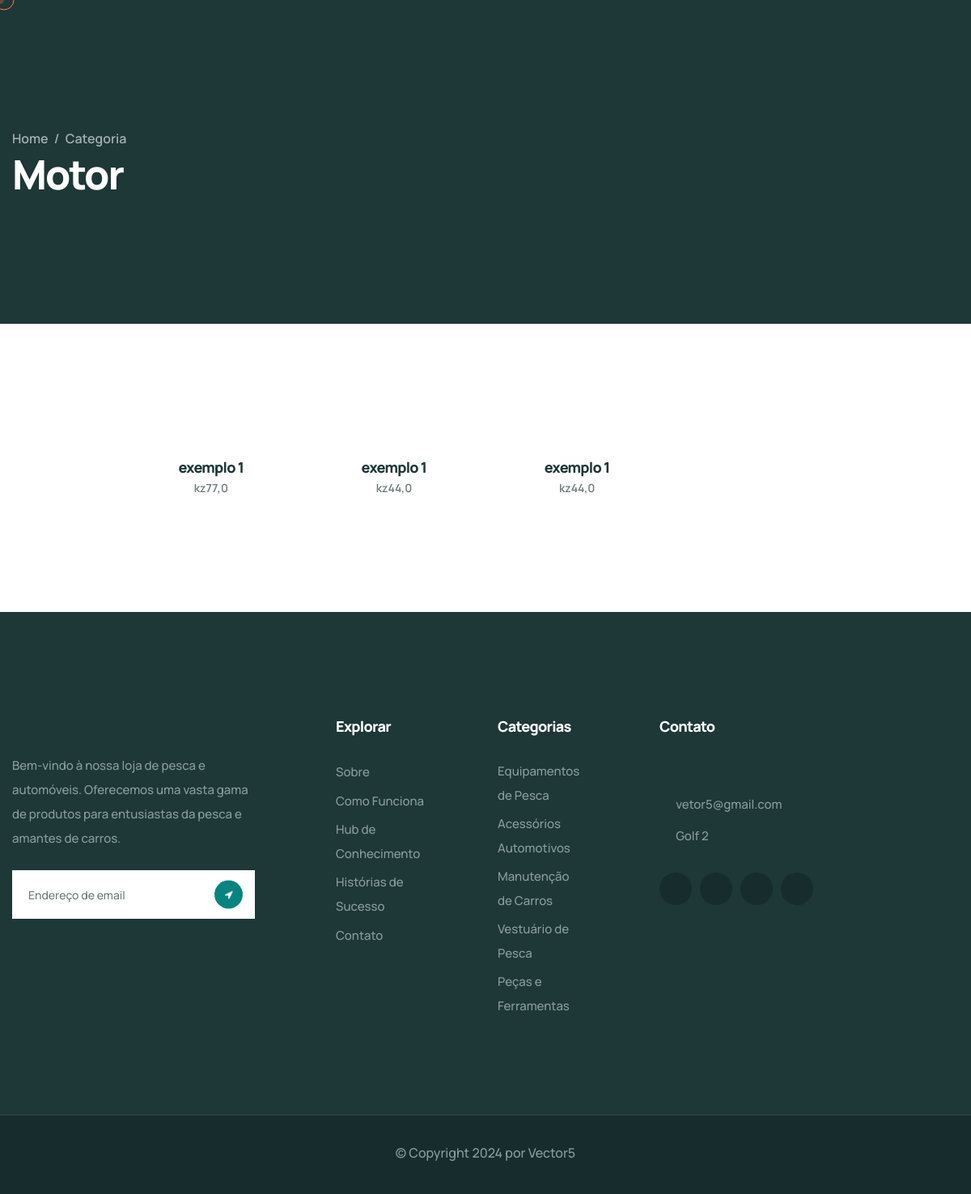
Screenshot of /vetor5/motor/ with the database file from the repository.
### usuarios/models.py (models this page shows, shortened)
class Produtos(models.Model):
    nome = models.CharField(max_length=50)
    descricao = models.TextField(max_length=600)
    marca = models.ForeignKey(Marca_produto, on_delete=models.CASCADE)
    categoria = models.ForeignKey(Categoria_produto, on_delete=models.CASCADE)
    estoque = models.CharField(max_length=40)
    preco = models.FloatField()
    preco_promocional = models.FloatField()
    imagem = models.FileField(upload_to='imagem/')
    peso = models.FloatField()
    dimensao = models.CharField(max_length=50)
    compatibilidade = models.CharField(max_length=50)
    quantidade_fornecida = models.IntegerField()
    material = models.CharField(max_length=50)
    condicao = models.ForeignKey(Condicao, on_delete=models.CASCADE)
    instrucao_instalacao = models.TextField(max_length=300, blank=True)
    fornecedor = models.ForeignKey(Fornecedor, on_delete=models.CASCADE)
    garantia = models.CharField(max_length=50)
    prazo_entrega = models.CharField(max_length=50)
    data_criacao = models.DateTimeField(default=timezone.now)  # Novo campo adicionado

### usuarios/views.py (the view)
# urls.py: path('motor/', views.motor, name='motor'),
def motor(request):
    categoria_motor = Categoria_produto.objects.get(nome = 'motor')
    produtos = Produtos.objects.filter(categoria=categoria_motor)
    return render(request, 'motor.html', {'categoria':categoria_motor, 'produtos':produtos})

### usuarios/templates/motor.html (shortened to what this page needs)
<!DOCTYPE html>
<html lang="en">
<head>
    {% load static %}
    <link rel="stylesheet" href="{% static 'assets/vendors/bootstrap/css/bootstrap.min.css' %}">
    <link rel="stylesheet" href="{% static 'assets/vendors/animate/animate.min.css' %}">
    <link rel="stylesheet" href="{% static 'assets/vendors/animate/custom-animate.css' %}">
    <link rel="stylesheet" href="{% static 'assets/vendors/fontawesome/css/all.min.css' %}">
    <link rel="stylesheet" href="{% static 'assets/vendors/jarallax/jarallax.css' %}">
    <link rel="stylesheet" href="{% static 'assets/vendors/jquery-magnific-popup/jquery.magnific-popup.css' %}">
    <link rel="stylesheet" href="{% static 'assets/vendors/nouislider/nouislider.min.css' %}">
    <link rel="stylesheet" href="{% static 'assets/vendors/nouislider/nouislider.pips.css' %}">
    <link rel="stylesheet" href="{% static 'assets/vendors/odometer/odometer.min.css' %}">
    <link rel="stylesheet" href="{% static 'assets/vendors/swiper/swiper.min.css' %}">
    <link rel="stylesheet" href="{% static 'assets/vendors/qrowd-icons/style.css' %}">
    <link rel="stylesheet" href="{% static 'assets/vendors/tiny-slider/tiny-slider.min.css' %}">
    <link rel="stylesheet" href="{% static 'assets/vendors/reey-font/stylesheet.css' %}">
    <link rel="stylesheet" href="{% static 'assets/vendors/owl-carousel/owl.carousel.min.css' %}">
    <link rel="stylesheet" href="{% static 'assets/vendors/owl-carousel/owl.theme.default.min.css' %}">
    <link rel="stylesheet" href="{% static 'assets/vendors/bxslider/jquery.bxslider.css' %}">
    <link rel="stylesheet" href="{% static 'assets/vendors/bootstrap-select/css/bootstrap-select.min.css' %}">
    <link rel="stylesheet" href="{% static 'assets/vendors/vegas/vegas.min.css' %}">
    <link rel="stylesheet" href="{% static 'assets/vendors/jquery-ui/jquery-ui.css' %}">
    <link rel="stylesheet" href="{% static 'assets/vendors/timepicker/timePicker.css' %}">
    <link rel="stylesheet" href="{% static 'assets/css/qrowd.css' %}">
    <link rel="stylesheet" href="{% static 'assets/css/qrowd-responsive.css' %}">
</head>
<body class="custom-cursor">
    <div class="page-wrapper">
        <section class="page-header">
            <div class="container">
                <div class="page-header__inner">
                    <ul class="thm-breadcrumb list-unstyled">
                        <li><a href="#">Home</a></li>
                        <li><span>/</span></li>
                        <li>Categoria</li>
                    </ul>
                    <h2>Motor</h2>
                </div>
            </div>
        </section>
        <section class="product">
            <div class="container-fluid">
                <div class="row justify-content-center">
                    <div class="col-xl-9 col-lg-9 mx-auto">
                        <div class="product__items">
                            <div class="product__all">
                                <div class="row">
                                {% if produtos %}
                                    {% for categoria in produtos %}
                                        <div class="col-xl-3 col-lg-3 col-md-6">
                                            <div class="product__all-single">
                                                <div class="product__all-img">
                                                </div>
                                                <div class="product__all-content">
                                                    <h4 class="product__all-title"><a href="{% url 'detalhe_produto' categoria.id %}">{{categoria.nome}}</a></h4>
                                                    <p class="product__all-price">kz{{categoria.preco}}</p>
                                                    <div class="product__all-review">
                                                        <i class="fa fa-star"></i>
                                                        <i class="fa fa-star"></i>
                                                        <i class="fa fa-star"></i>
                                                        <i class="fa fa-star"></i>
                                                        <i class="fa fa-star"></i>
                                                    </div>
                                                </div>
                                            </div>
                                        </div>
                                    {% endfor %}
                                {% else %}
                                    <div class="col-12 text-center">
                                        <div class="alert alert-info mt-4">
                                            <strong>Nenhum produto cadastrado!</strong> Volte mais tarde para ver as novidades.
                                        </div>
                                    </div>
                                {% endif %}
                                </div>
                            </div>
                        </div>
                    </div>
                </div>
            </div>
        </section>
    <footer class="site-footer">
        <div class="site-footer__top">
            <div class="container">
                <div class="row">
                    <div class="col-xl-4 col-lg-6 col-md-6 wow fadeInUp" data-wow-delay="100ms">
                        <div class="footer-widget__column footer-widget__about">
                            <div class="footer-widget__logo">
                            </div>
                            <div class="footer-widget__about-text-box">
                                <p class="footer-widget__about-text">Bem-vindo à nossa loja de pesca e automóveis. Oferecemos uma vasta gama de produtos para entusiastas da pesca e amantes de carros.</p>
                            </div>
                            <form class="footer-widget__subscribe-box">
                                <div class="footer-widget__subscribe-input-box">
                                    <input type="email" placeholder="Endereço de email" name="email">
                                    <button type="submit" class="footer-widget__subscribe-btn"><img
                                            src="{% static 'assets/images/icon/paper-plan.png' %}" alt=""></button>
                                </div>
                            </form>
                        </div>
                    </div>
                    <div class="col-xl-2 col-lg-6 col-md-6 wow fadeInUp" data-wow-delay="200ms">
                        <div class="footer-widget__column footer-widget__Explore">
                            <div class="footer-widget__title-box">
                                <h3 class="footer-widget__title">Explorar</h3>
                            </div>
                            <ul class="footer-widget__Explore-list list-unstyled">
                                <li><a href="#">Sobre</a></li>
                                <li><a href="#">Como Funciona</a></li>
                                <li><a href="#">Hub de Conhecimento</a></li>
                                <li><a href="#">Histórias de Sucesso</a></li>
                                <li><a href="#">Contato</a></li>
                            </ul>
                        </div>
                    </div>
                    <div class="col-xl-2 col-lg-6 col-md-6 wow fadeInUp" data-wow-delay="300ms">
                        <div class="footer-widget__column footer-widget__Fundraising">
                            <div class="footer-widget__title-box">
                                <h3 class="footer-widget__title">Categorias</h3>
                            </div>
                            <ul class="footer-widget__Explore-list list-unstyled">
                                <li><a href="#">Equipamentos de Pesca</a></li>
                                <li><a href="#">Acessórios Automotivos</a></li>
                                <li><a href="#">Manutenção de Carros</a></li>
                                <li><a href="#">Vestuário de Pesca</a></li>
                                <li><a href="#">Peças e Ferramentas</a></li>
                            </ul>
                        </div>
                    </div>
                    <div class="col-xl-4 col-lg-6 col-md-6 wow fadeInUp" data-wow-delay="400ms">
                        <div class="footer-widget__column footer-widget__Contact">
                            <div class="footer-widget__title-box">
                                <h3 class="footer-widget__title">Contato</h3>
                            </div>
                            <ul class="footer-widget__Contact-list list-unstyled">
                                <li>
                                    <div class="icon">
                                        <span class="icon-telephone"></span>
                                    </div>
                                </li>
                                <li>
                                    <div class="icon">
                                        <span class="icon-email"></span>
                                    </div>
                                    <div class="text">
                                        <p><a href="mailto:contato@loja.com">vetor5@gmail.com</a></p>
                                    </div>
                                </li>
                                <li>
                                    <div class="icon">
                                        <span class="icon-pin"></span>
                                    </div>
                                    <div class="text">
                                        <p>Golf 2</p>
                                    </div>
                                </li>
                            </ul>
                            <div class="site-footer__social">
                                <a href="#"><i class="fab fa-twitter"></i></a>
                                <a href="#"><i class="fab fa-facebook"></i></a>
                                <a href="#"><i class="fab fa-pinterest-p"></i></a>
                                <a href="#"><i class="fab fa-instagram"></i></a>
                            </div>
                        </div>
                    </div>
                </div>
            </div>
        </div>
        <div class="site-footer__bottom">
            <div class="container">
                <div class="row">
                    <div class="col-xl-12">
                        <div class="site-footer__bottom-inner">
                            <p class="site-footer__bottom-text">© Copyright 2024 por <a href="{% url 'login_gerente' %}">Vector5</a></p>
                        </div>
                    </div>
                </div>
            </div>
        </div>
    </footer>
</div>
</body>
</html>

### rows the page displays
Produtos: nome "exemplo 1", preco "77,0"
Produtos: nome "exemplo 1", preco "44,0"
Produtos: nome "exemplo 1", preco "44,0"
